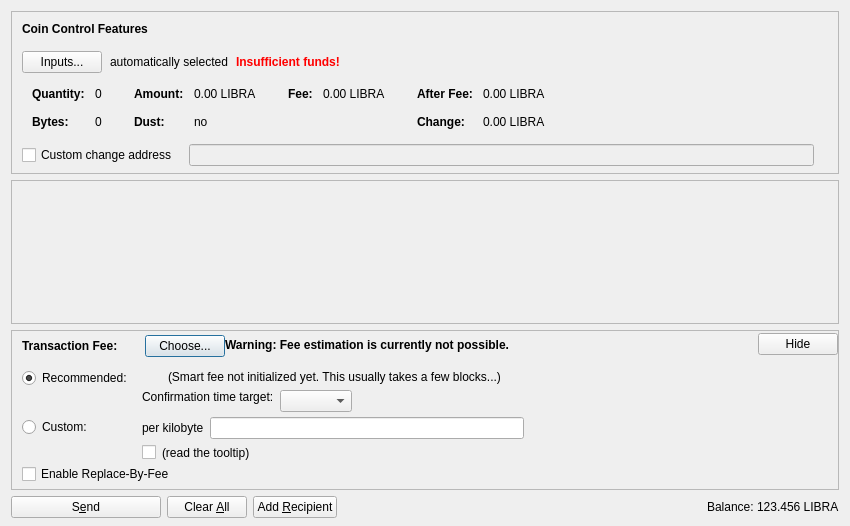
<?xml version="1.0" encoding="UTF-8"?>
<ui version="4.0">
 <class>SendCoinsDialog</class>
 <widget class="QDialog" name="SendCoinsDialog">
  <property name="geometry">
   <rect>
    <x>0</x>
    <y>0</y>
    <width>850</width>
    <height>526</height>
   </rect>
  </property>
  <property name="windowTitle">
   <string>Send Coins</string>
  </property>
  <layout class="QVBoxLayout" name="verticalLayout" stretch="0,1,0,0">
   <property name="bottomMargin">
    <number>8</number>
   </property>
   <item>
    <widget class="QFrame" name="frameCoinControl">
     <property name="sizePolicy">
      <sizepolicy hsizetype="Expanding" vsizetype="Expanding">
       <horstretch>0</horstretch>
       <verstretch>0</verstretch>
      </sizepolicy>
     </property>
     <property name="maximumSize">
      <size>
       <width>16777215</width>
       <height>16777215</height>
      </size>
     </property>
     <property name="frameShape">
      <enum>QFrame::StyledPanel</enum>
     </property>
     <property name="frameShadow">
      <enum>QFrame::Sunken</enum>
     </property>
     <layout class="QVBoxLayout" name="verticalLayoutCoinControl2">
      <property name="spacing">
       <number>0</number>
      </property>
      <property name="leftMargin">
       <number>0</number>
      </property>
      <property name="topMargin">
       <number>0</number>
      </property>
      <property name="rightMargin">
       <number>0</number>
      </property>
      <property name="bottomMargin">
       <number>6</number>
      </property>
      <item>
       <layout class="QVBoxLayout" name="verticalLayoutCoinControl" stretch="0,0,0,0,1">
        <property name="spacing">
         <number>0</number>
        </property>
        <property name="leftMargin">
         <number>10</number>
        </property>
        <property name="topMargin">
         <number>10</number>
        </property>
        <item>
         <layout class="QHBoxLayout" name="horizontalLayoutCoinControl1">
          <property name="bottomMargin">
           <number>15</number>
          </property>
          <item>
           <widget class="QLabel" name="labelCoinControlFeatures">
            <property name="sizePolicy">
             <sizepolicy hsizetype="Preferred" vsizetype="Maximum">
              <horstretch>0</horstretch>
              <verstretch>0</verstretch>
             </sizepolicy>
            </property>
            <property name="font">
             <font>
              <weight>75</weight>
              <bold>true</bold>
             </font>
            </property>
            <property name="styleSheet">
             <string notr="true">font-weight:bold;</string>
            </property>
            <property name="text">
             <string>Coin Control Features</string>
            </property>
           </widget>
          </item>
         </layout>
        </item>
        <item>
         <layout class="QHBoxLayout" name="horizontalLayoutCoinControl2" stretch="0,0,0,0">
          <property name="spacing">
           <number>8</number>
          </property>
          <property name="bottomMargin">
           <number>10</number>
          </property>
          <item>
           <widget class="QPushButton" name="pushButtonCoinControl">
            <property name="styleSheet">
             <string notr="true"/>
            </property>
            <property name="text">
             <string>Inputs...</string>
            </property>
            <property name="autoDefault">
             <bool>false</bool>
            </property>
           </widget>
          </item>
          <item>
           <widget class="QLabel" name="labelCoinControlAutomaticallySelected">
            <property name="text">
             <string>automatically selected</string>
            </property>
            <property name="margin">
             <number>5</number>
            </property>
           </widget>
          </item>
          <item>
           <widget class="QLabel" name="labelCoinControlInsuffFunds">
            <property name="font">
             <font>
              <weight>75</weight>
              <bold>true</bold>
             </font>
            </property>
            <property name="styleSheet">
             <string notr="true">color:red;font-weight:bold;</string>
            </property>
            <property name="text">
             <string>Insufficient funds!</string>
            </property>
            <property name="margin">
             <number>5</number>
            </property>
           </widget>
          </item>
          <item>
           <spacer name="horizontalSpacerCoinControl">
            <property name="orientation">
             <enum>Qt::Horizontal</enum>
            </property>
            <property name="sizeHint" stdset="0">
             <size>
              <width>40</width>
              <height>1</height>
             </size>
            </property>
           </spacer>
          </item>
         </layout>
        </item>
        <item>
         <widget class="QWidget" name="widgetCoinControl" native="true">
          <property name="sizePolicy">
           <sizepolicy hsizetype="Preferred" vsizetype="Preferred">
            <horstretch>0</horstretch>
            <verstretch>0</verstretch>
           </sizepolicy>
          </property>
          <property name="minimumSize">
           <size>
            <width>0</width>
            <height>0</height>
           </size>
          </property>
          <property name="styleSheet">
           <string notr="true"/>
          </property>
          <layout class="QHBoxLayout" name="horizontalLayoutCoinControl5">
           <property name="leftMargin">
            <number>0</number>
           </property>
           <property name="topMargin">
            <number>0</number>
           </property>
           <property name="rightMargin">
            <number>0</number>
           </property>
           <property name="bottomMargin">
            <number>0</number>
           </property>
           <item>
            <layout class="QHBoxLayout" name="horizontalLayoutCoinControl3" stretch="0,0,0,1">
             <property name="spacing">
              <number>20</number>
             </property>
             <property name="topMargin">
              <number>0</number>
             </property>
             <property name="bottomMargin">
              <number>10</number>
             </property>
             <item>
              <layout class="QFormLayout" name="formLayoutCoinControl1">
               <property name="horizontalSpacing">
                <number>10</number>
               </property>
               <property name="verticalSpacing">
                <number>14</number>
               </property>
               <property name="leftMargin">
                <number>10</number>
               </property>
               <property name="topMargin">
                <number>4</number>
               </property>
               <property name="rightMargin">
                <number>6</number>
               </property>
               <item row="0" column="0">
                <widget class="QLabel" name="labelCoinControlQuantityText">
                 <property name="font">
                  <font>
                   <weight>75</weight>
                   <bold>true</bold>
                  </font>
                 </property>
                 <property name="text">
                  <string>Quantity:</string>
                 </property>
                 <property name="margin">
                  <number>0</number>
                 </property>
                </widget>
               </item>
               <item row="0" column="1">
                <widget class="QLabel" name="labelCoinControlQuantity">
                 <property name="cursor">
                  <cursorShape>IBeamCursor</cursorShape>
                 </property>
                 <property name="contextMenuPolicy">
                  <enum>Qt::ActionsContextMenu</enum>
                 </property>
                 <property name="text">
                  <string notr="true">0</string>
                 </property>
                 <property name="margin">
                  <number>0</number>
                 </property>
                 <property name="textInteractionFlags">
                  <set>Qt::LinksAccessibleByMouse|Qt::TextSelectableByKeyboard|Qt::TextSelectableByMouse</set>
                 </property>
                </widget>
               </item>
               <item row="1" column="0">
                <widget class="QLabel" name="labelCoinControlBytesText">
                 <property name="font">
                  <font>
                   <weight>75</weight>
                   <bold>true</bold>
                  </font>
                 </property>
                 <property name="text">
                  <string>Bytes:</string>
                 </property>
                </widget>
               </item>
               <item row="1" column="1">
                <widget class="QLabel" name="labelCoinControlBytes">
                 <property name="cursor">
                  <cursorShape>IBeamCursor</cursorShape>
                 </property>
                 <property name="contextMenuPolicy">
                  <enum>Qt::ActionsContextMenu</enum>
                 </property>
                 <property name="text">
                  <string notr="true">0</string>
                 </property>
                 <property name="textInteractionFlags">
                  <set>Qt::LinksAccessibleByMouse|Qt::TextSelectableByKeyboard|Qt::TextSelectableByMouse</set>
                 </property>
                </widget>
               </item>
              </layout>
             </item>
             <item>
              <layout class="QFormLayout" name="formLayoutCoinControl2">
               <property name="horizontalSpacing">
                <number>10</number>
               </property>
               <property name="verticalSpacing">
                <number>14</number>
               </property>
               <property name="leftMargin">
                <number>6</number>
               </property>
               <property name="topMargin">
                <number>4</number>
               </property>
               <property name="rightMargin">
                <number>6</number>
               </property>
               <item row="0" column="0">
                <widget class="QLabel" name="labelCoinControlAmountText">
                 <property name="font">
                  <font>
                   <weight>75</weight>
                   <bold>true</bold>
                  </font>
                 </property>
                 <property name="text">
                  <string>Amount:</string>
                 </property>
                 <property name="margin">
                  <number>0</number>
                 </property>
                </widget>
               </item>
               <item row="0" column="1">
                <widget class="QLabel" name="labelCoinControlAmount">
                 <property name="cursor">
                  <cursorShape>IBeamCursor</cursorShape>
                 </property>
                 <property name="contextMenuPolicy">
                  <enum>Qt::ActionsContextMenu</enum>
                 </property>
                 <property name="text">
                  <string notr="true">0.00 LIBRA</string>
                 </property>
                 <property name="textInteractionFlags">
                  <set>Qt::LinksAccessibleByMouse|Qt::TextSelectableByKeyboard|Qt::TextSelectableByMouse</set>
                 </property>
                </widget>
               </item>
               <item row="1" column="0">
                <widget class="QLabel" name="labelCoinControlLowOutputText">
                 <property name="font">
                  <font>
                   <weight>75</weight>
                   <bold>true</bold>
                  </font>
                 </property>
                 <property name="text">
                  <string>Dust:</string>
                 </property>
                </widget>
               </item>
               <item row="1" column="1">
                <widget class="QLabel" name="labelCoinControlLowOutput">
                 <property name="cursor">
                  <cursorShape>IBeamCursor</cursorShape>
                 </property>
                 <property name="contextMenuPolicy">
                  <enum>Qt::ActionsContextMenu</enum>
                 </property>
                 <property name="text">
                  <string notr="true">no</string>
                 </property>
                 <property name="textInteractionFlags">
                  <set>Qt::LinksAccessibleByMouse|Qt::TextSelectableByKeyboard|Qt::TextSelectableByMouse</set>
                 </property>
                </widget>
               </item>
              </layout>
             </item>
             <item>
              <layout class="QFormLayout" name="formLayoutCoinControl3">
               <property name="horizontalSpacing">
                <number>10</number>
               </property>
               <property name="verticalSpacing">
                <number>14</number>
               </property>
               <property name="leftMargin">
                <number>6</number>
               </property>
               <property name="topMargin">
                <number>4</number>
               </property>
               <property name="rightMargin">
                <number>6</number>
               </property>
               <item row="0" column="0">
                <widget class="QLabel" name="labelCoinControlFeeText">
                 <property name="font">
                  <font>
                   <weight>75</weight>
                   <bold>true</bold>
                  </font>
                 </property>
                 <property name="text">
                  <string>Fee:</string>
                 </property>
                 <property name="margin">
                  <number>0</number>
                 </property>
                </widget>
               </item>
               <item row="0" column="1">
                <widget class="QLabel" name="labelCoinControlFee">
                 <property name="cursor">
                  <cursorShape>IBeamCursor</cursorShape>
                 </property>
                 <property name="contextMenuPolicy">
                  <enum>Qt::ActionsContextMenu</enum>
                 </property>
                 <property name="text">
                  <string notr="true">0.00 LIBRA</string>
                 </property>
                 <property name="textInteractionFlags">
                  <set>Qt::LinksAccessibleByMouse|Qt::TextSelectableByKeyboard|Qt::TextSelectableByMouse</set>
                 </property>
                </widget>
               </item>
              </layout>
             </item>
             <item>
              <layout class="QFormLayout" name="formLayoutCoinControl4">
               <property name="horizontalSpacing">
                <number>10</number>
               </property>
               <property name="verticalSpacing">
                <number>14</number>
               </property>
               <property name="leftMargin">
                <number>6</number>
               </property>
               <property name="topMargin">
                <number>4</number>
               </property>
               <property name="rightMargin">
                <number>6</number>
               </property>
               <item row="0" column="0">
                <widget class="QLabel" name="labelCoinControlAfterFeeText">
                 <property name="font">
                  <font>
                   <weight>75</weight>
                   <bold>true</bold>
                  </font>
                 </property>
                 <property name="text">
                  <string>After Fee:</string>
                 </property>
                 <property name="margin">
                  <number>0</number>
                 </property>
                </widget>
               </item>
               <item row="0" column="1">
                <widget class="QLabel" name="labelCoinControlAfterFee">
                 <property name="cursor">
                  <cursorShape>IBeamCursor</cursorShape>
                 </property>
                 <property name="contextMenuPolicy">
                  <enum>Qt::ActionsContextMenu</enum>
                 </property>
                 <property name="text">
                  <string notr="true">0.00 LIBRA</string>
                 </property>
                 <property name="textInteractionFlags">
                  <set>Qt::LinksAccessibleByMouse|Qt::TextSelectableByKeyboard|Qt::TextSelectableByMouse</set>
                 </property>
                </widget>
               </item>
               <item row="1" column="0">
                <widget class="QLabel" name="labelCoinControlChangeText">
                 <property name="font">
                  <font>
                   <weight>75</weight>
                   <bold>true</bold>
                  </font>
                 </property>
                 <property name="text">
                  <string>Change:</string>
                 </property>
                </widget>
               </item>
               <item row="1" column="1">
                <widget class="QLabel" name="labelCoinControlChange">
                 <property name="cursor">
                  <cursorShape>IBeamCursor</cursorShape>
                 </property>
                 <property name="contextMenuPolicy">
                  <enum>Qt::ActionsContextMenu</enum>
                 </property>
                 <property name="text">
                  <string notr="true">0.00 LIBRA</string>
                 </property>
                 <property name="textInteractionFlags">
                  <set>Qt::LinksAccessibleByMouse|Qt::TextSelectableByKeyboard|Qt::TextSelectableByMouse</set>
                 </property>
                </widget>
               </item>
              </layout>
             </item>
            </layout>
           </item>
          </layout>
         </widget>
        </item>
        <item>
         <layout class="QHBoxLayout" name="horizontalLayoutCoinControl4" stretch="0,0,0">
          <property name="spacing">
           <number>12</number>
          </property>
          <property name="sizeConstraint">
           <enum>QLayout::SetDefaultConstraint</enum>
          </property>
          <property name="topMargin">
           <number>5</number>
          </property>
          <property name="rightMargin">
           <number>5</number>
          </property>
          <item>
           <widget class="QCheckBox" name="checkBoxCoinControlChange">
            <property name="toolTip">
             <string>If this is activated, but the change address is empty or invalid, change will be sent to a newly generated address.</string>
            </property>
            <property name="text">
             <string>Custom change address</string>
            </property>
           </widget>
          </item>
          <item>
           <widget class="QValidatedLineEdit" name="lineEditCoinControlChange">
            <property name="enabled">
             <bool>false</bool>
            </property>
            <property name="sizePolicy">
             <sizepolicy hsizetype="Expanding" vsizetype="Fixed">
              <horstretch>0</horstretch>
              <verstretch>0</verstretch>
             </sizepolicy>
            </property>
           </widget>
          </item>
          <item>
           <widget class="QLabel" name="labelCoinControlChangeLabel">
            <property name="sizePolicy">
             <sizepolicy hsizetype="Preferred" vsizetype="Expanding">
              <horstretch>0</horstretch>
              <verstretch>0</verstretch>
             </sizepolicy>
            </property>
            <property name="minimumSize">
             <size>
              <width>0</width>
              <height>0</height>
             </size>
            </property>
            <property name="text">
             <string/>
            </property>
            <property name="margin">
             <number>3</number>
            </property>
           </widget>
          </item>
         </layout>
        </item>
        <item>
         <spacer name="verticalSpacerCoinControl">
          <property name="orientation">
           <enum>Qt::Vertical</enum>
          </property>
          <property name="sizeHint" stdset="0">
           <size>
            <width>800</width>
            <height>1</height>
           </size>
          </property>
         </spacer>
        </item>
       </layout>
      </item>
     </layout>
    </widget>
   </item>
   <item>
    <widget class="QScrollArea" name="scrollArea">
     <property name="widgetResizable">
      <bool>true</bool>
     </property>
     <widget class="QWidget" name="scrollAreaWidgetContents">
      <property name="geometry">
       <rect>
        <x>0</x>
        <y>0</y>
        <width>830</width>
        <height>104</height>
       </rect>
      </property>
      <layout class="QVBoxLayout" name="verticalLayout_2" stretch="0,1">
       <property name="leftMargin">
        <number>0</number>
       </property>
       <property name="topMargin">
        <number>0</number>
       </property>
       <property name="rightMargin">
        <number>0</number>
       </property>
       <property name="bottomMargin">
        <number>0</number>
       </property>
       <item>
        <layout class="QVBoxLayout" name="entries">
         <property name="spacing">
          <number>6</number>
         </property>
        </layout>
       </item>
       <item>
        <spacer name="verticalSpacer">
         <property name="orientation">
          <enum>Qt::Vertical</enum>
         </property>
         <property name="sizeHint" stdset="0">
          <size>
           <width>20</width>
           <height>40</height>
          </size>
         </property>
        </spacer>
       </item>
      </layout>
     </widget>
    </widget>
   </item>
   <item>
    <widget class="QFrame" name="frameFee">
     <property name="sizePolicy">
      <sizepolicy hsizetype="Expanding" vsizetype="Expanding">
       <horstretch>0</horstretch>
       <verstretch>0</verstretch>
      </sizepolicy>
     </property>
     <property name="maximumSize">
      <size>
       <width>16777215</width>
       <height>16777215</height>
      </size>
     </property>
     <property name="frameShape">
      <enum>QFrame::StyledPanel</enum>
     </property>
     <property name="frameShadow">
      <enum>QFrame::Sunken</enum>
     </property>
     <layout class="QVBoxLayout" name="verticalLayoutFee1">
      <property name="spacing">
       <number>0</number>
      </property>
      <property name="leftMargin">
       <number>0</number>
      </property>
      <property name="topMargin">
       <number>0</number>
      </property>
      <property name="rightMargin">
       <number>0</number>
      </property>
      <property name="bottomMargin">
       <number>0</number>
      </property>
      <item>
       <layout class="QVBoxLayout" name="verticalLayoutFee2" stretch="0,0,0">
        <property name="spacing">
         <number>0</number>
        </property>
        <property name="leftMargin">
         <number>10</number>
        </property>
        <property name="topMargin">
         <number>0</number>
        </property>
        <item>
         <layout class="QHBoxLayout" name="horizontalLayoutFee1">
          <property name="bottomMargin">
           <number>0</number>
          </property>
          <item>
           <layout class="QVBoxLayout" name="verticalLayoutFee7">
            <property name="spacing">
             <number>0</number>
            </property>
            <item>
             <spacer name="verticalSpacerSmartFee">
              <property name="orientation">
               <enum>Qt::Vertical</enum>
              </property>
              <property name="sizeType">
               <enum>QSizePolicy::Fixed</enum>
              </property>
              <property name="sizeHint" stdset="0">
               <size>
                <width>1</width>
                <height>4</height>
               </size>
              </property>
             </spacer>
            </item>
            <item>
             <layout class="QHBoxLayout" name="horizontalLayoutSmartFee">
              <property name="spacing">
               <number>10</number>
              </property>
              <item>
               <widget class="QLabel" name="labelFeeHeadline">
                <property name="sizePolicy">
                 <sizepolicy hsizetype="Preferred" vsizetype="Maximum">
                  <horstretch>0</horstretch>
                  <verstretch>0</verstretch>
                 </sizepolicy>
                </property>
                <property name="font">
                 <font>
                  <weight>75</weight>
                  <bold>true</bold>
                 </font>
                </property>
                <property name="styleSheet">
                 <string notr="true">font-weight:bold;</string>
                </property>
                <property name="text">
                 <string>Transaction Fee:</string>
                </property>
               </widget>
              </item>
              <item>
               <widget class="QLabel" name="labelFeeMinimized">
                <property name="text">
                 <string/>
                </property>
               </widget>
              </item>
              <item>
               <widget class="QPushButton" name="buttonChooseFee">
                <property name="text">
                 <string>Choose...</string>
                </property>
               </widget>
              </item>
             </layout>
            </item>
            <item>
             <spacer name="verticalSpacer_5">
              <property name="orientation">
               <enum>Qt::Vertical</enum>
              </property>
              <property name="sizeHint" stdset="0">
               <size>
                <width>1</width>
                <height>1</height>
               </size>
              </property>
             </spacer>
            </item>
           </layout>
          </item>
          <item>
           <widget class="QLabel" name="fallbackFeeWarningLabel">
            <property name="toolTip">
             <string>Using the fallbackfee can result in sending a transaction that will take several hours or days (or never) to confirm. Consider choosing your fee manually or wait until you have validated the complete chain.</string>
            </property>
            <property name="font">
            <font>
                <weight>75</weight>
                <bold>true</bold>
            </font>
            </property>
            <property name="text">
             <string>Warning: Fee estimation is currently not possible.</string>
            </property>
            <property name="wordWrap">
             <bool>false</bool>
            </property>
           </widget>
          </item>
          <item>
           <spacer name="horizontalSpacer_4">
            <property name="orientation">
             <enum>Qt::Horizontal</enum>
            </property>
            <property name="sizeType">
             <enum>QSizePolicy::MinimumExpanding</enum>
            </property>
            <property name="sizeHint" stdset="0">
             <size>
              <width>40</width>
              <height>20</height>
             </size>
            </property>
           </spacer>
          </item>
          <item>
           <widget class="QPushButton" name="buttonMinimizeFee">
            <property name="toolTip">
             <string>collapse fee-settings</string>
            </property>
            <property name="text">
             <string>Hide</string>
            </property>
           </widget>
          </item>
         </layout>
        </item>
        <item>
         <widget class="QFrame" name="frameFeeSelection">
          <layout class="QVBoxLayout" name="verticalLayoutFee12">
           <property name="spacing">
            <number>0</number>
           </property>
           <property name="leftMargin">
            <number>0</number>
           </property>
           <property name="topMargin">
            <number>0</number>
           </property>
           <property name="rightMargin">
            <number>0</number>
           </property>
           <property name="bottomMargin">
            <number>0</number>
           </property>
           <item>
            <layout class="QGridLayout" name="gridLayoutFee">
             <property name="topMargin">
              <number>10</number>
             </property>
             <property name="bottomMargin">
              <number>4</number>
             </property>
             <property name="horizontalSpacing">
              <number>10</number>
             </property>
             <property name="verticalSpacing">
              <number>4</number>
             </property>
             <item row="1" column="1">
              <layout class="QVBoxLayout" name="verticalLayoutFee8">
               <property name="spacing">
                <number>6</number>
               </property>
               <item>
                <layout class="QHBoxLayout" name="horizontalLayoutFee13">
                 <item>
                  <widget class="QLabel" name="labelCustomPerKilobyte">
                   <property name="toolTip">
                    <string>Specify a custom fee per kB (1,000 bytes) of the transaction's virtual size.

Note:  Since the fee is calculated on a per-byte basis, a fee of "100 satoshis per kB" for a transaction size of 500 bytes (half of 1 kB) would ultimately yield a fee of only 50 satoshis.</string>
                   </property>
                   <property name="text">
                    <string>per kilobyte</string>
                   </property>
                  </widget>
                 </item>
                 <item>
                  <widget class="LibraAmountField" name="customFee"/>
                 </item>
                 <item>
                  <spacer name="horizontalSpacer_6">
                   <property name="orientation">
                    <enum>Qt::Horizontal</enum>
                   </property>
                   <property name="sizeHint" stdset="0">
                    <size>
                     <width>1</width>
                     <height>1</height>
                    </size>
                   </property>
                  </spacer>
                 </item>
                </layout>
               </item>
               <item>
                <layout class="QHBoxLayout" name="horizontalLayoutFee8">
                 <item>
                  <widget class="QCheckBox" name="checkBoxMinimumFee">
                   <property name="toolTip">
                    <string>Paying only the minimum fee is just fine as long as there is less transaction volume than space in the blocks. But be aware that this can end up in a never confirming transaction once there is more demand for libra transactions than the network can process.</string>
                   </property>
                   <property name="text">
                    <string/>
                   </property>
                  </widget>
                 </item>
                 <item>
                  <widget class="QLabel" name="labelMinFeeWarning">
                   <property name="enabled">
                    <bool>true</bool>
                   </property>
                   <property name="toolTip">
                    <string>Paying only the minimum fee is just fine as long as there is less transaction volume than space in the blocks. But be aware that this can end up in a never confirming transaction once there is more demand for libra transactions than the network can process.</string>
                   </property>
                   <property name="text">
                    <string>(read the tooltip)</string>
                   </property>
                   <property name="margin">
                    <number>5</number>
                   </property>
                  </widget>
                 </item>
                 <item>
                  <spacer name="horizontalSpacer_2">
                   <property name="orientation">
                    <enum>Qt::Horizontal</enum>
                   </property>
                   <property name="sizeHint" stdset="0">
                    <size>
                     <width>1</width>
                     <height>1</height>
                    </size>
                   </property>
                  </spacer>
                 </item>
                </layout>
               </item>
              </layout>
             </item>
             <item row="0" column="0">
              <layout class="QVBoxLayout" name="verticalLayoutFee4" stretch="0,1">
               <item>
                <widget class="QRadioButton" name="radioSmartFee">
                 <property name="text">
                  <string>Recommended:</string>
                 </property>
                 <property name="checked">
                  <bool>true</bool>
                 </property>
                 <attribute name="buttonGroup">
                  <string notr="true">groupFee</string>
                 </attribute>
                </widget>
               </item>
               <item>
                <spacer name="verticalSpacer_2">
                 <property name="orientation">
                  <enum>Qt::Vertical</enum>
                 </property>
                 <property name="sizeHint" stdset="0">
                  <size>
                   <width>1</width>
                   <height>1</height>
                  </size>
                 </property>
                </spacer>
               </item>
              </layout>
             </item>
             <item row="1" column="0">
              <layout class="QVBoxLayout" name="verticalLayoutFee9" stretch="0,1">
               <item>
                <widget class="QRadioButton" name="radioCustomFee">
                 <property name="text">
                  <string>Custom:</string>
                 </property>
                 <attribute name="buttonGroup">
                  <string notr="true">groupFee</string>
                 </attribute>
                </widget>
               </item>
               <item>
                <spacer name="verticalSpacer_6">
                 <property name="orientation">
                  <enum>Qt::Vertical</enum>
                 </property>
                 <property name="sizeHint" stdset="0">
                  <size>
                   <width>1</width>
                   <height>1</height>
                  </size>
                 </property>
                </spacer>
               </item>
              </layout>
             </item>
             <item row="0" column="1">
              <layout class="QVBoxLayout" name="verticalLayoutFee3" stretch="0,0,1">
               <property name="spacing">
                <number>6</number>
               </property>
               <property name="topMargin">
                <number>2</number>
               </property>
               <item>
                <layout class="QHBoxLayout" name="horizontalLayoutFee12">
                 <item>
                  <widget class="QLabel" name="labelSmartFee">
                   <property name="text">
                    <string/>
                   </property>
                   <property name="margin">
                    <number>2</number>
                   </property>
                  </widget>
                 </item>
                 <item>
                  <widget class="QLabel" name="labelFeeEstimation">
                   <property name="text">
                    <string/>
                   </property>
                  </widget>
                 </item>
                 <item>
                  <widget class="QLabel" name="labelSmartFee2">
                   <property name="text">
                    <string>(Smart fee not initialized yet. This usually takes a few blocks...)</string>
                   </property>
                   <property name="margin">
                    <number>2</number>
                   </property>
                  </widget>
                 </item>
                 <item>
                  <spacer name="horizontalSpacer_5">
                   <property name="orientation">
                    <enum>Qt::Horizontal</enum>
                   </property>
                   <property name="sizeHint" stdset="0">
                    <size>
                     <width>1</width>
                     <height>1</height>
                    </size>
                   </property>
                  </spacer>
                 </item>
                </layout>
               </item>
               <item>
                <layout class="QHBoxLayout" name="horizontalLayoutFee9">
                 <item>
                  <layout class="QVBoxLayout" name="verticalLayoutFee6">
                   <item>
                    <widget class="QLabel" name="labelSmartFee3">
                     <property name="text">
                      <string>Confirmation time target:</string>
                     </property>
                     <property name="margin">
                      <number>2</number>
                     </property>
                    </widget>
                   </item>
                   <item>
                    <spacer name="verticalSpacer_3">
                     <property name="orientation">
                      <enum>Qt::Vertical</enum>
                     </property>
                     <property name="sizeHint" stdset="0">
                      <size>
                       <width>1</width>
                       <height>1</height>
                      </size>
                     </property>
                    </spacer>
                   </item>
                  </layout>
                 </item>
                 <item>
                  <layout class="QVBoxLayout" name="verticalLayoutFee5">
                   <property name="rightMargin">
                    <number>30</number>
                   </property>
                   <item>
                    <layout class="QHBoxLayout" name="horizontalLayoutConfTarget">
                     <property name="bottomMargin">
                      <number>0</number>
                     </property>
                     <item>
                      <widget class="QComboBox" name="confTargetSelector"/>
                     </item>
                     <item>
                      <spacer name="horizontalSpacerConfTarget">
                       <property name="orientation">
                        <enum>Qt::Horizontal</enum>
                       </property>
                       <property name="sizeHint" stdset="0">
                        <size>
                         <width>40</width>
                         <height>20</height>
                        </size>
                       </property>
                      </spacer>
                     </item>
                    </layout>
                   </item>
                  </layout>
                 </item>
                </layout>
               </item>
               <item>
                <spacer name="verticalSpacer_4">
                 <property name="orientation">
                  <enum>Qt::Vertical</enum>
                 </property>
                 <property name="sizeHint" stdset="0">
                  <size>
                   <width>1</width>
                   <height>1</height>
                  </size>
                 </property>
                </spacer>
               </item>
              </layout>
             </item>
            </layout>
           </item>
           <item>
            <widget class="QCheckBox" name="optInRBF">
             <property name="text">
              <string>Enable Replace-By-Fee</string>
             </property>
             <property name="toolTip">
              <string>With Replace-By-Fee (BIP-125) you can increase a transaction's fee after it is sent. Without this, a higher fee may be recommended to compensate for increased transaction delay risk.</string>
             </property>
            </widget>
           </item>
          </layout>
         </widget>
        </item>
        <item>
         <spacer name="verticalSpacerFee">
          <property name="orientation">
           <enum>Qt::Vertical</enum>
          </property>
          <property name="sizeHint" stdset="0">
           <size>
            <width>40</width>
            <height>5</height>
           </size>
          </property>
         </spacer>
        </item>
       </layout>
      </item>
     </layout>
    </widget>
   </item>
   <item>
    <layout class="QHBoxLayout" name="horizontalLayout">
     <item>
      <widget class="QPushButton" name="sendButton">
       <property name="minimumSize">
        <size>
         <width>150</width>
         <height>0</height>
        </size>
       </property>
       <property name="toolTip">
        <string>Confirm the send action</string>
       </property>
       <property name="text">
        <string>S&amp;end</string>
       </property>
       <property name="icon">
        <iconset resource="../libra.qrc">
         <normaloff>:/icons/send</normaloff>:/icons/send</iconset>
       </property>
       <property name="autoDefault">
        <bool>false</bool>
       </property>
       <property name="default">
        <bool>false</bool>
       </property>
      </widget>
     </item>
     <item>
      <widget class="QPushButton" name="clearButton">
       <property name="sizePolicy">
        <sizepolicy hsizetype="Minimum" vsizetype="Fixed">
         <horstretch>0</horstretch>
         <verstretch>0</verstretch>
        </sizepolicy>
       </property>
       <property name="toolTip">
        <string>Clear all fields of the form.</string>
       </property>
       <property name="text">
        <string>Clear &amp;All</string>
       </property>
       <property name="icon">
        <iconset resource="../libra.qrc">
         <normaloff>:/icons/remove</normaloff>:/icons/remove</iconset>
       </property>
       <property name="autoDefault">
        <bool>false</bool>
       </property>
      </widget>
     </item>
     <item>
      <widget class="QPushButton" name="addButton">
       <property name="toolTip">
        <string>Send to multiple recipients at once</string>
       </property>
       <property name="text">
        <string>Add &amp;Recipient</string>
       </property>
       <property name="icon">
        <iconset resource="../libra.qrc">
         <normaloff>:/icons/add</normaloff>:/icons/add</iconset>
       </property>
       <property name="autoDefault">
        <bool>false</bool>
       </property>
      </widget>
     </item>
     <item>
      <spacer name="horizontalSpacer">
       <property name="orientation">
        <enum>Qt::Horizontal</enum>
       </property>
       <property name="sizeHint" stdset="0">
        <size>
         <width>40</width>
         <height>20</height>
        </size>
       </property>
      </spacer>
     </item>
     <item>
      <layout class="QHBoxLayout" name="horizontalLayout_2">
       <property name="spacing">
        <number>3</number>
       </property>
       <item>
        <widget class="QLabel" name="label">
         <property name="sizePolicy">
          <sizepolicy hsizetype="Preferred" vsizetype="Fixed">
           <horstretch>0</horstretch>
           <verstretch>0</verstretch>
          </sizepolicy>
         </property>
         <property name="text">
          <string>Balance:</string>
         </property>
        </widget>
       </item>
       <item>
        <widget class="QLabel" name="labelBalance">
         <property name="sizePolicy">
          <sizepolicy hsizetype="Preferred" vsizetype="Fixed">
           <horstretch>0</horstretch>
           <verstretch>0</verstretch>
          </sizepolicy>
         </property>
         <property name="cursor">
          <cursorShape>IBeamCursor</cursorShape>
         </property>
         <property name="text">
          <string notr="true">123.456 LIBRA</string>
         </property>
         <property name="textInteractionFlags">
          <set>Qt::LinksAccessibleByMouse|Qt::TextSelectableByKeyboard|Qt::TextSelectableByMouse</set>
         </property>
        </widget>
       </item>
      </layout>
     </item>
    </layout>
   </item>
  </layout>
 </widget>
 <customwidgets>
  <customwidget>
   <class>QValidatedLineEdit</class>
   <extends>QLineEdit</extends>
   <header>qt/qvalidatedlineedit.h</header>
  </customwidget>
  <customwidget>
   <class>LibraAmountField</class>
   <extends>QLineEdit</extends>
   <header>qt/libraamountfield.h</header>
   <container>1</container>
  </customwidget>
 </customwidgets>
 <resources>
  <include location="../libra.qrc"/>
 </resources>
 <connections/>
 <buttongroups>
  <buttongroup name="groupFee"/>
 </buttongroups>
</ui>
